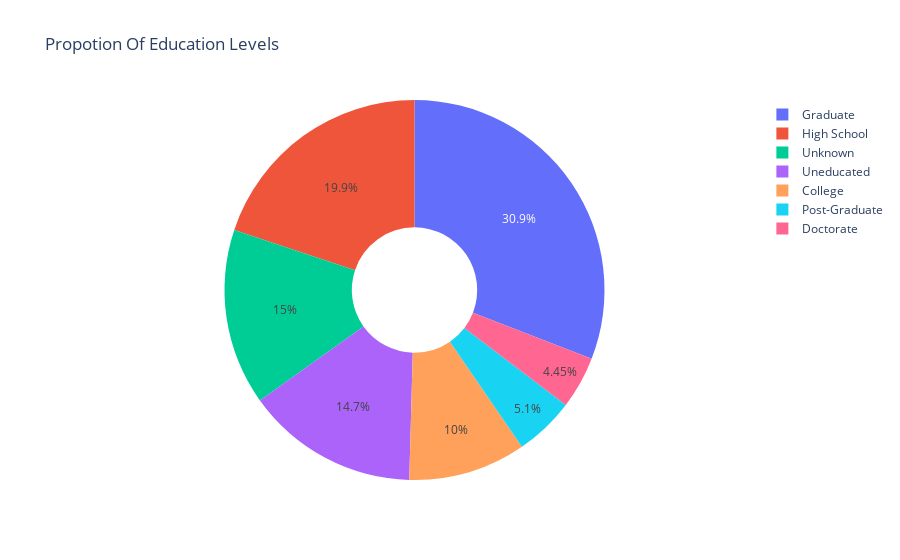

The cell this chart's notebook holds for it:
### Code cell
#%%

# Education Level proportion
ex.pie(df,names='Education_Level',title='Propotion Of Education Levels',hole=0.33)

### Figure 1 — Plotly figure (JSON) as saved in the notebook; plotly's stock layout.template omitted (floating-point values rounded to 4 significant figures; data arrays with more than 128 entries replaced by an {"elided": "..."} marker saying what was removed)
{"data": [{"domain": {"x": [0, 1], "y": [0, 1]}, "hole": 0.33, "hovertemplate": "Education_Level=%{label}<extra></extra>", "labels": {"elided": "10127 str values"}, "legendgroup": "", "name": "", "showlegend": true, "type": "pie"}], "layout": {"legend": {"tracegroupgap": 0}, "title": {"text": "Propotion Of Education Levels"}}}
